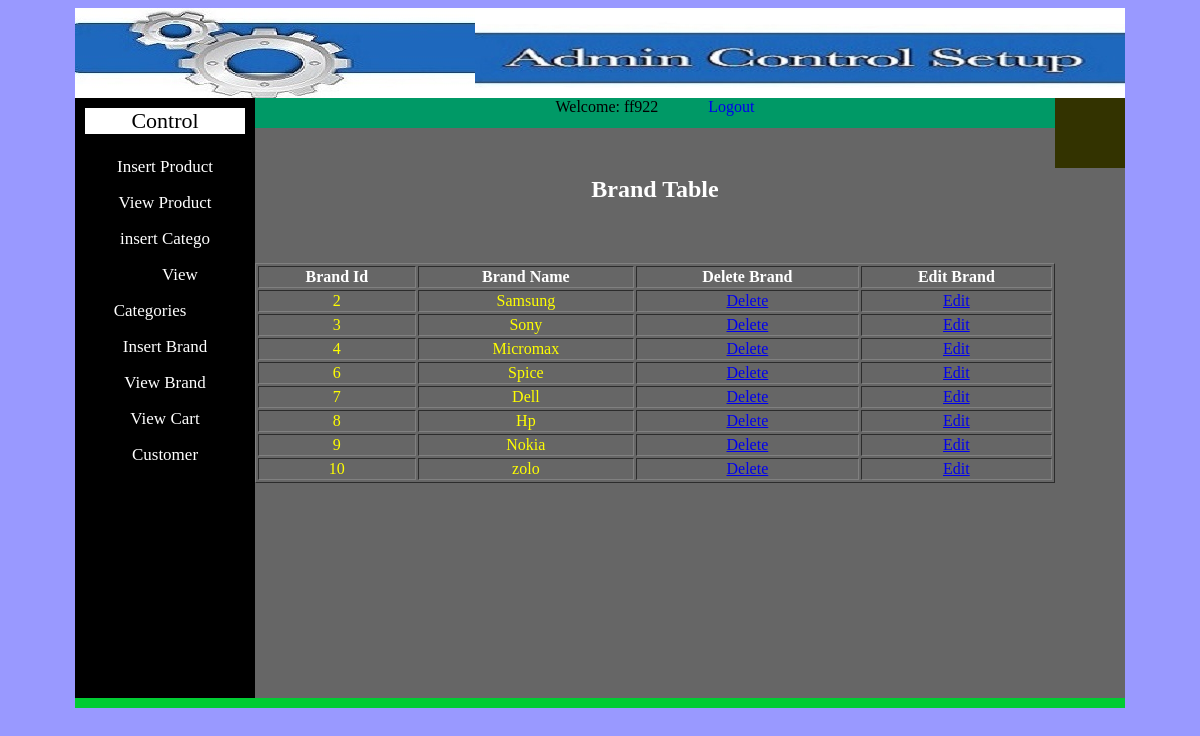
/admin_area/view_brand.php (signed in), run on the app's committed database.
### tables this page shows
CREATE TABLE IF NOT EXISTS `brand` (
  `brand_id` int(15) NOT NULL AUTO_INCREMENT,
  `brand_name` varchar(50) NOT NULL,
  PRIMARY KEY (`brand_id`)
);

### admin_area/view_brand.php (the view, shortened to what this page needs)
<!DOCTYPE html PUBLIC "-//W3C//DTD XHTML 1.0 Transitional//EN" "http://www.w3.org/TR/xhtml1/DTD/xhtml1-transitional.dtd">
<html xmlns="http://www.w3.org/1999/xhtml">
<head>
<link rel="stylesheet" href="style/wraper.css">
</head>
<body>
<center><div class="wraper">
<div class="wraper_header">
<div class="wraper_header1">
<img src="image/header_admin1.jpg">
</div>
<div class="wraper_header3">
<img src="image/header_admin3.jpg">
</div>
</div>
<div class="wraper_content">
<div class="wraper_left_content">
<div class="manage">
Control
</div>
<ul class="admin">
<li><a href="insert_product.php">Insert Product</a><li>
<li><a href="view_product.php">View Product</a><li>
<li><a href="insert_catego.php">insert Catego</a><li>
<li><a href="view_categories.php">View Categories </a><li>
<li><a href="insert_brand.php">Insert Brand</a><li>
<li><a href="view_brand.php">View Brand</a><li>
<li><a href="view_cart.php">View Cart</a><li>
<li><a href="customer.php">Customer</a><li>
</ul>
</div>
<div class="wraper_right_content">
<div class="admin_box">
<div class="admin_image_box">
</div>
<div class="admin_welcome_box">
Welcome: <?php echo $_SESSION['username'];?>
<a href="admin_logout.php" style="text-decoration:none; margin-left:50px;">Logout</a>
<form 	action="view_brand.php" method="post" enctype="multipart/form-data" name="view_brand">
<table align="center" style="margin-top:60px;" border="1" bordercolor:red; width="800">
<h2 style="color:#FFFFFF; margin-top:60px;" >Brand Table<h2>
<tr>
<th style="color:#FFFFFF;">Brand Id</th>
<th style="color:#FFFFFF;">Brand Name</th>
<th style="color:#FFFFFF;">Delete Brand </th>
<th style="color:#FFFFFF;">Edit Brand</th>
</tr>
<tr>
<?php
$select="select *from brand";
$run=mysql_query($select);
while($row=mysql_fetch_array($run))
{
$brand_id=$row['brand_id'];
$brand_name=$row['brand_name'];
?>
<td style="color:#FFFF00; text-align:center;"><?php echo $brand_id; ?></td>
<td style="color:#FFFF00; text-align:center;"><?php echo $brand_name; ?></td>
<td style="color:#FFFFFF; text-align:center;"><a href='brand_delete.php?delete_brand=<?php  echo $brand_id ?>'>Delete</a></td>
<td style="color:#FFFFFF; text-align:center;"><a href='brand_edit.php?edit_brand=<?php  echo $brand_id ?>'>Edit</a></td>
</tr>
<?php  } ?>
</table>
</div>
</div>
</div>
</div>
</div></center>
</body>
</html>

### admin_area/style/wraper.css (style rules this page uses)
body { background:#9999FF; }
.wraper { width:1050px; height:700px; background-color:#00CC33; }
.wraper_header { width:1050px; height:90px; background-color:#CCCCCC; }
.wraper_header1 { width:650px; height:90px; background-color:#CCCCCC; float:right; }
.wraper_header3 { width:400px; height:90px; background-color:#CCCCCC; float:left; }
.wraper_content { width:1050px; height:600px; background-color:#003399; }
.wraper_left_content { width:180px; height:600px; background-color:black; float:left; }
.wraper_right_content { width:870px; height:600px; background-color:#666666; float:right; }
.manage { color:blak; background-color:white; font-size:22px; margin:10px; }
.admin { padding:5px; line-height:36px; margin-top:auto; }
.admin li { list-style:none; margin:0px; }
.admin a { text-decoration:none; margin:5px; padding:25px; font-size:17px; color:#FFFFFF; text-align:center; }

### admin_area/view_brand.php (style rules this page uses)
.admin_box { width:870px; height:600px; }
.admin_image_box { width:70px; height:70px; background-color:#333300; float:right; }
.admin_welcome_box { width:800px; height:30px; background-color:#009966; float:left; }

### data on the page
brand: brand_id "2", brand_name "Samsung"
brand: brand_id "3", brand_name "Sony"
brand: brand_id "4", brand_name "Micromax"
brand: brand_id "6", brand_name "Spice"
brand: brand_id "7", brand_name "Dell"
brand: brand_id "8", brand_name "Hp"
brand: brand_id "9", brand_name "Nokia"
brand: brand_id "10", brand_name "zolo"

### other printed values
$_SESSION['username'] "ff922"
